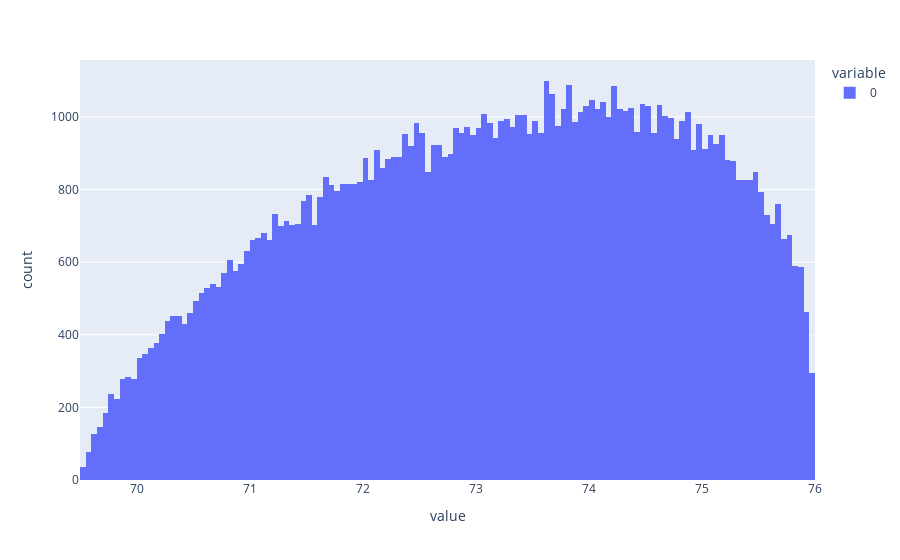

Write notebook code for a chart like this one.
### Code cell
fig = px.histogram(y)
fig.show()

### Figure 1 — Plotly figure (JSON) as saved in the notebook; plotly's stock layout.template omitted (floating-point values rounded to 4 significant figures; data arrays with more than 128 entries replaced by an {"elided": "..."} marker saying what was removed)
{"data": [{"alignmentgroup": "True", "bingroup": "x", "hovertemplate": "variable=0<br>value=%{x}<br>count=%{y}<extra></extra>", "legendgroup": "0", "marker": {"color": "#636efa", "pattern": {"shape": ""}}, "name": "0", "offsetgroup": "0", "orientation": "v", "showlegend": true, "type": "histogram", "x": {"elided": "100000 float values"}, "xaxis": "x", "yaxis": "y"}], "layout": {"barmode": "relative", "legend": {"title": {"text": "variable"}, "tracegroupgap": 0}, "margin": {"t": 60}, "xaxis": {"anchor": "y", "domain": [0, 1], "title": {"text": "value"}}, "yaxis": {"anchor": "x", "domain": [0, 1], "title": {"text": "count"}}}}
